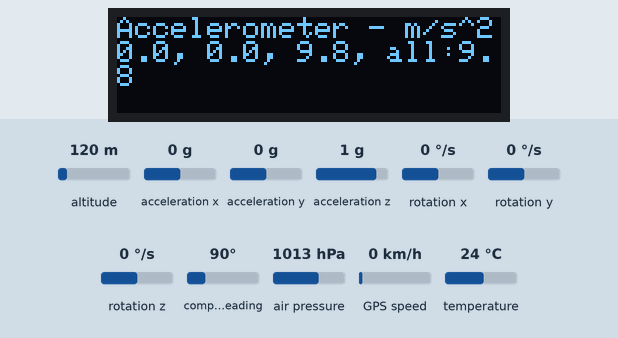
Simulated run of this sketch. Board: Arduino Mega 2560, built for the host (arithmetic inside an expression is 32-bit, double 64-bit). On the bench: 128×32 one-colour display. Wiring (inferred from the names in the program): HMC5883L compass at I2C address 0x1E. The test bench sets the inputs (shaded band); at power-on: acceleration x 0 g, acceleration y 0 g, acceleration z 1 g, altitude 120 m, rotation x 0 °/s, rotation y 0 °/s, rotation z 0 °/s, compass heading 90°, air pressure 1013 hPa, GPS speed 0 km/h, temperature 24 °C. The display library's start-up logo is not drawn; the GPS gets a fix after 3 s at 37.7749, -122.4194 with 8 satellites; what the sketch prints to the serial monitor is not drawn.

Above: at 2.2 s.
2.3 s: acceleration x set to -1.4 g
At 5.2 s:
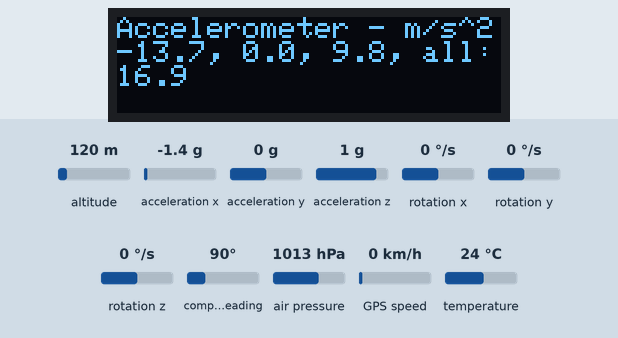
5.9 s: acceleration y set to -1.4 g
At 8.2 s:
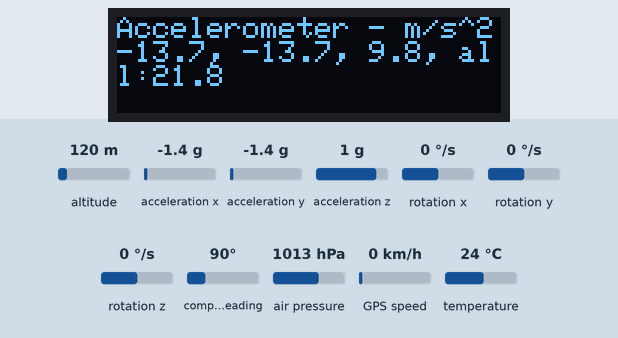
8.6 s: acceleration z set to -1.4 g
At 11.0 s:
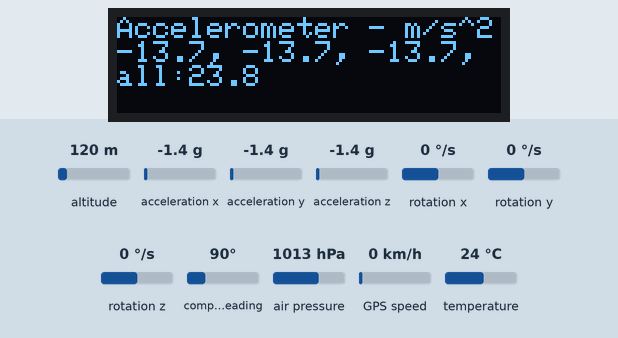
11.3 s: acceleration x set to -0.8 g
At 13.1 s:
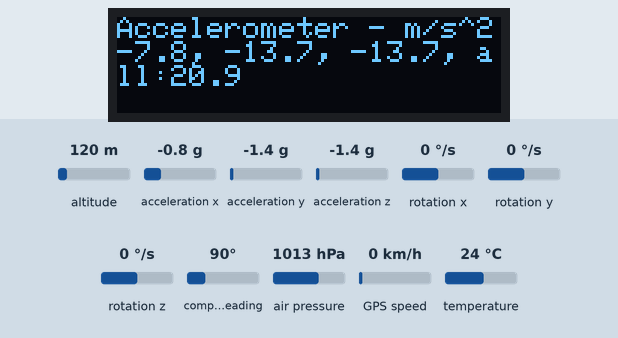
14.0 s: acceleration y set to -0.8 g
At 16.1 s:
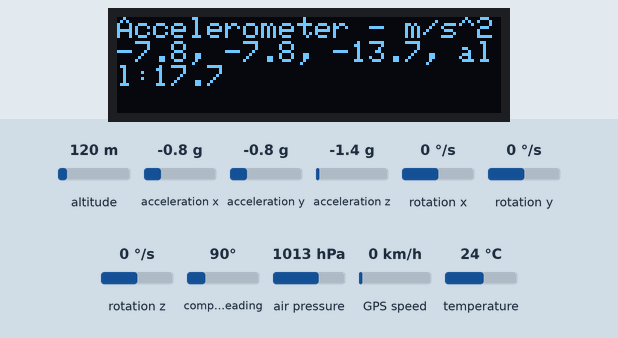
Timing chart, 0 to 17.6 s (numbered marks = the images above; inputs shaded):
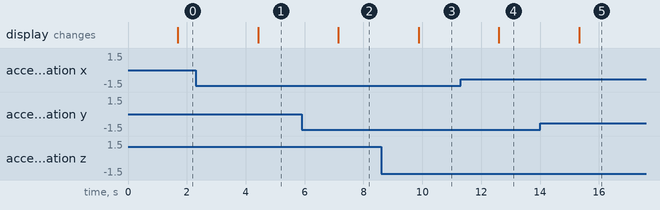

The sketch:

bloc_geo.ino
```cpp
#include <TinyGPS++.h>
#include <Adafruit_MPU6050.h>
#include <Adafruit_SSD1306.h>
#include <Adafruit_Sensor.h>
#include <Wire.h>
#include <MS5611.h>

#define addr 0x1E
#define ss Serial3
#define fl Serial2

TinyGPSPlus gps;

Adafruit_MPU6050 mpu;
Adafruit_SSD1306 display = Adafruit_SSD1306(128, 32, &Wire);

MS5611 ms5611;

double referencePressure;


void setup() {

  Serial.begin(9600);
  ss.begin(9600);
  fl.begin(9600);


  if (!mpu.begin())
    while (1)
      yield();


  if (!display.begin(SSD1306_SWITCHCAPVCC, 0x3C)) {
    Serial.println(F("SSD1306 allocation failed"));
      for (;;)
        ;
  }

  display.display();

//  delay(500);

  display.setTextSize(1);

  display.setTextColor(WHITE);

  display.setRotation(0);


  // Initialize MS5611 sensor
  Serial.println("Initialize MS5611 Sensor");

  while(!ms5611.begin())
  {
  Serial.println("Could not find a valid MS5611 sensor, check wiring!");
  delay(500);
  }

  // Get reference pressure for relative altitude
  referencePressure = ms5611.readPressure();

  StartComp();

  // Check settings
  checkSettings();
}


void StartComp()
{

    Wire.begin(); // инициализация I2C

    // Задаём режим работы датчика HMC5883:
    Wire.beginTransmission(addr);
    Wire.write(0x00); // выбираем регистр управления CRA (00)
    Wire.write(0x70); // записываем в него 0x70 [усреднение по 8 точкам, 15 Гц, нормальные измерения]
    Wire.write(0xA0); // записываем в регистр CRB (01) 0xA0 [чувствительность = 5]
    Wire.write(0x00); // записываем в регистр Mode (02) 0x00 [бесконечный режим измерения]
    Wire.endTransmission();

}


void checkSettings()
{
Serial.print("Oversampling: ");
Serial.println(ms5611.getOversampling());
}


void loop() {

  GPS();

  Axel();
  Serial.println("\n\n");
  Compas();
  Serial.println("\n\n");
  Pres();

  Serial.println("\n\nend\n");

  delay(1000);
}


void Compas()
{

  Wire.beginTransmission(addr);
  Wire.write(0x03);
  Wire.endTransmission();

  Wire.requestFrom(addr, 6);
  while( Wire.available() )
  {
    int h = Wire.read();
    int l = Wire.read();
    int x = word(h, l);

    int y = Wire.read();
    y = y << 8;
    y = y | Wire.read();

    int z = Wire.read() << 8;
    z |= Wire.read();

    Serial.print("X = ");
    Serial.println(x, DEC);
    Serial.print("Y = ");
    Serial.println(y, DEC);
    Serial.print("Z = ");
    Serial.println(z, DEC);
    Serial.println();
  }

}


void Pres()
{

  long realPressure = ms5611.readPressure();

  // Calculate altitude
  float absoluteAltitude = ms5611.getAltitude(realPressure);
  float relativeAltitude = ms5611.getAltitude(realPressure, referencePressure);

  Serial.print("Pressure = ");
  Serial.print(realPressure);
  Serial.println(" Pa");

  Serial.print("absoluteAltitude = ");
  Serial.print(absoluteAltitude);
  Serial.print(" m\nrelativeAltitude = ");
  Serial.print(relativeAltitude);
  Serial.println(" m");


}


void Axel()
{

  sensors_event_t a, g, temp;
  mpu.getEvent(&a, &g, &temp);
  double all=sqrt( pow(a.acceleration.x, 2) + pow(a.acceleration.y, 2) + pow(a.acceleration.z, 2) );
  display.clearDisplay();
  display.setCursor(0, 0);

  Serial.print("Accelerometer ");
  Serial.print("X: ");
  Serial.print(a.acceleration.x, 1);
  Serial.print(" m/s^2, ");
  Serial.print("Y: ");
  Serial.print(a.acceleration.y, 1);
  Serial.print(" m/s^2, ");
  Serial.print("Z: ");
  Serial.print(a.acceleration.z, 1);
  Serial.println(" m/s^2");
  Serial.print("All acceleration: ");
  Serial.print(all, 1);
  Serial.println(" m/s^2");

  display.println("Accelerometer - m/s^2");
  display.print(a.acceleration.x, 1);
  display.print(", ");
  display.print(a.acceleration.y, 1);
  display.print(", ");
  display.print(a.acceleration.z, 1);
  display.print(", all:");
  display.print(all, 1);
  display.println("");

  display.println("");

  all=sqrt( pow(g.gyro.x, 2) + pow(g.gyro.y, 2) + pow(g.gyro.z, 2) );
  Serial.print("Gyroscope ");
  Serial.print("X: ");
  Serial.print(g.gyro.x, 1);
  Serial.print(" rps, ");
  Serial.print("Y: ");
  Serial.print(g.gyro.y, 1);
  Serial.print(" rps, ");
  Serial.print("Z: ");
  Serial.print(g.gyro.z, 1);
  Serial.println(" rps");
  Serial.print("All gyro: ");
  Serial.print(all, 1);
  Serial.println(" rps");


  display.println("Gyroscope - rps");
  display.print(g.gyro.x, 1);
  display.print(", ");
  display.print(g.gyro.y, 1);
  display.print(", ");
  display.print(g.gyro.z, 1);
  display.print("all: ");
  display.print(all, 1);
  display.println("");

  display.println("");

  display.display();

}


void GPS()
{

   Serial.println(F("Sats HDOP  Latitude   Longitude   Fix  Date       Time     Date Alt    Course Speed Card  Distance Course Card  Chars Sentences Checksum"));
   Serial.println(F("           (deg)      (deg)       Age                      Age  (m)    --- from GPS ----  ---- to London  ----  RX    RX        Fail"));
   Serial.println(F("----------------------------------------------------------------------------------------------------------------------------------------"));

  static const double LONDON_LAT = 51.508131, LONDON_LON = -0.128002;

  printInt(gps.satellites.value(), gps.satellites.isValid(), 5);
  printFloat(gps.hdop.hdop(), gps.hdop.isValid(), 6, 1);
  printFloat(gps.location.lat(), gps.location.isValid(), 11, 6);
  printFloat(gps.location.lng(), gps.location.isValid(), 12, 6);
  printInt(gps.location.age(), gps.location.isValid(), 5);
  printDateTime(gps.date, gps.time);
  printFloat(gps.altitude.meters(), gps.altitude.isValid(), 7, 2);
  printFloat(gps.course.deg(), gps.course.isValid(), 7, 2);
  printFloat(gps.speed.kmph(), gps.speed.isValid(), 6, 2);
  printStr(gps.course.isValid() ? TinyGPSPlus::cardinal(gps.course.deg()) : "*** ", 6);

  unsigned long distanceKmToLondon =
    (unsigned long)TinyGPSPlus::distanceBetween(
      gps.location.lat(),
      gps.location.lng(),
      LONDON_LAT,
      LONDON_LON) / 1000;
  printInt(distanceKmToLondon, gps.location.isValid(), 9);

  double courseToLondon =
    TinyGPSPlus::courseTo(
      gps.location.lat(),
      gps.location.lng(),
      LONDON_LAT,
      LONDON_LON);

  printFloat(courseToLondon, gps.location.isValid(), 7, 2);

  const char *cardinalToLondon = TinyGPSPlus::cardinal(courseToLondon);

  printStr(gps.location.isValid() ? cardinalToLondon : "*** ", 6);

  printInt(gps.charsProcessed(), true, 6);
  printInt(gps.sentencesWithFix(), true, 10);
  printInt(gps.failedChecksum(), true, 9);
  Serial.println();

  smartDelay(1000);

  if (millis() > 5000 && gps.charsProcessed() < 10)
    Serial.println(F("No GPS data received: check wiring"));
}


static void smartDelay(unsigned long ms)
{
  unsigned long start = millis();
  do
  {
    while (ss.available())
      gps.encode(ss.read());
  } while (millis() - start < ms);
}


static void printFloat(float val, bool valid, int len, int prec)
{
  if (!valid)
  {
    while (len-- > 1)
      Serial.print('*');
    Serial.print(' ');
  }
  else
  {
    Serial.print(val, prec);
    int vi = abs((int)val);
    int flen = prec + (val < 0.0 ? 2 : 1); // . and -
    flen += vi >= 1000 ? 4 : vi >= 100 ? 3 : vi >= 10 ? 2 : 1;
    for (int i=flen; i<len; ++i)
      Serial.print(' ');
  }
  smartDelay(0);
}


static void printInt(unsigned long val, bool valid, int len)
{
  char sz[32] = "*****************";
  if (valid)
    sprintf(sz, "%ld", val);
  sz[len] = 0;
  for (int i=strlen(sz); i<len; ++i)
    sz[i] = ' ';
  if (len > 0)
    sz[len-1] = ' ';
  Serial.print(sz);
  smartDelay(0);
}


static void printDateTime(TinyGPSDate &d, TinyGPSTime &t)
{
  if (!d.isValid())
  {
    Serial.print(F("********** "));
  }
  else
  {
    char sz[32];
    sprintf(sz, "%02d/%02d/%02d ", d.month(), d.day(), d.year());
    Serial.print(sz);
  }

  if (!t.isValid())
  {
    Serial.print(F("******** "));
  }
  else
  {
    char sz[32];
    sprintf(sz, "%02d:%02d:%02d ", t.hour(), t.minute(), t.second());
    Serial.print(sz);
  }

  printInt(d.age(), d.isValid(), 5);
  smartDelay(0);
}


static void printStr(const char *str, int len)
{
  int slen = strlen(str);
  for (int i=0; i<len; ++i)
    Serial.print(i<slen ? str[i] : ' ');
  smartDelay(0);
}
```

Measured:
- after the input at 2.3 s, the display: changes after 2.1 s (image 1)
- after the input at 5.9 s, the display: changes after 1.2 s (image 2)
- after the input at 8.6 s, the display: changes after 1.3 s (image 3)
- after the input at 11.3 s, the display: changes after 1.3 s (image 4)
- after the input at 14.0 s, the display: changes after 1.3 s (image 5)
